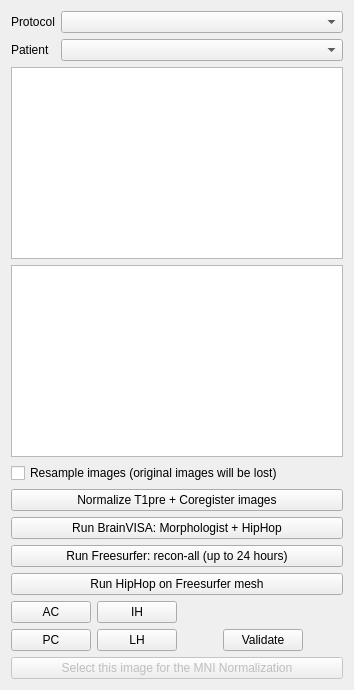
      <widget class="QWidget" name="tab_6">
       <attribute name="title">
        <string>Coreg</string>
       </attribute>
       <layout class="QVBoxLayout" name="verticalLayout_12">
        <item>
         <layout class="QFormLayout" name="formLayout_2">
          <property name="labelAlignment">
           <set>Qt::AlignLeading|Qt::AlignLeft|Qt::AlignVCenter</set>
          </property>
          <item row="0" column="0">
           <widget class="QLabel" name="label_18">
            <property name="text">
             <string>Protocol</string>
            </property>
           </widget>
          </item>
          <item row="0" column="1">
           <widget class="QComboBox" name="regProtocolCombo"/>
          </item>
          <item row="1" column="0">
           <widget class="QLabel" name="label_19">
            <property name="text">
             <string>Patient</string>
            </property>
           </widget>
          </item>
          <item row="1" column="1">
           <widget class="QComboBox" name="regSubjectCombo"/>
          </item>
         </layout>
        </item>
        <item>
         <widget class="QListWidget" name="regImageList"/>
        </item>
        <item>
         <widget class="QListWidget" name="regImageList2"/>
        </item>
        <item>
         <widget class="QCheckBox" name="regResampleCheck">
          <property name="text">
           <string>Resample images (original images will be lost)</string>
          </property>
         </widget>
        </item>
        <item>
         <widget class="QPushButton" name="registerNormalizeSubjectButton">
          <property name="enabled">
           <bool>true</bool>
          </property>
          <property name="text">
           <string>Normalize T1pre + Coregister images</string>
          </property>
         </widget>
        </item>
        <item>
         <widget class="QPushButton" name="segmentationHIPHOPbutton">
          <property name="text">
           <string>Run BrainVISA: Morphologist + HipHop</string>
          </property>
         </widget>
        </item>
        <item>
         <widget class="QPushButton" name="FreeSurferReconAllpushButton">
          <property name="text">
           <string>Run Freesurfer: recon-all (up to 24 hours)</string>
          </property>
         </widget>
        </item>
        <item>
         <widget class="QPushButton" name="runMarsAtlasFreesurferButton">
          <property name="text">
           <string>Run HipHop on Freesurfer mesh</string>
          </property>
         </widget>
        </item>
        <item>
         <layout class="QHBoxLayout" name="horizontalLayout_18">
          <item>
           <layout class="QFormLayout" name="formLayout_4">
            <item row="0" column="0">
             <widget class="QPushButton" name="regAcButton">
              <property name="toolTip">
               <string>Click on the anterior commissure, then click on this button</string>
              </property>
              <property name="text">
               <string>AC</string>
              </property>
             </widget>
            </item>
            <item row="0" column="1">
             <widget class="QPushButton" name="regIhButton">
              <property name="toolTip">
               <string>Click on an inter-hemispheric point above AC-PC, then click on this button</string>
              </property>
              <property name="text">
               <string>IH</string>
              </property>
             </widget>
            </item>
            <item row="1" column="0">
             <widget class="QPushButton" name="regPcButton">
              <property name="toolTip">
               <string>Click on the posterior commissure, then click on this button</string>
              </property>
              <property name="text">
               <string>PC</string>
              </property>
             </widget>
            </item>
            <item row="1" column="1">
             <widget class="QPushButton" name="regLhButton">
              <property name="toolTip">
               <string>Click on the left hemisphere (right side of the image), then click on this button</string>
              </property>
              <property name="text">
               <string>LH</string>
              </property>
             </widget>
            </item>
           </layout>
          </item>
          <item>
           <layout class="QVBoxLayout" name="verticalLayout_7">
            <item>
             <widget class="QLabel" name="regACPCLabel">
              <property name="enabled">
               <bool>true</bool>
              </property>
              <property name="text">
               <string/>
              </property>
             </widget>
            </item>
            <item>
             <layout class="QHBoxLayout" name="horizontalLayout_17">
              <item>
               <spacer name="horizontalSpacer_18">
                <property name="orientation">
                 <enum>Qt::Horizontal</enum>
                </property>
                <property name="sizeHint" stdset="0">
                 <size>
                  <width>40</width>
                  <height>20</height>
                 </size>
                </property>
               </spacer>
              </item>
              <item>
               <widget class="QPushButton" name="regAcPcValidateButton">
                <property name="toolTip">
                 <string>If AC, PC, IH and LH were selected, start BrainVISA Morphologist segmentation pipeline</string>
                </property>
                <property name="text">
                 <string>Validate</string>
                </property>
               </widget>
              </item>
              <item>
               <spacer name="horizontalSpacer_19">
                <property name="orientation">
                 <enum>Qt::Horizontal</enum>
                </property>
                <property name="sizeHint" stdset="0">
                 <size>
                  <width>40</width>
                  <height>20</height>
                 </size>
                </property>
               </spacer>
              </item>
             </layout>
            </item>
           </layout>
          </item>
         </layout>
        </item>
        <item>
         <widget class="QPushButton" name="selectNormalizationImage">
          <property name="enabled">
           <bool>false</bool>
          </property>
          <property name="text">
           <string>Select this image for the MNI Normalization</string>
          </property>
         </widget>
        </item>
       </layout>
      </widget>
